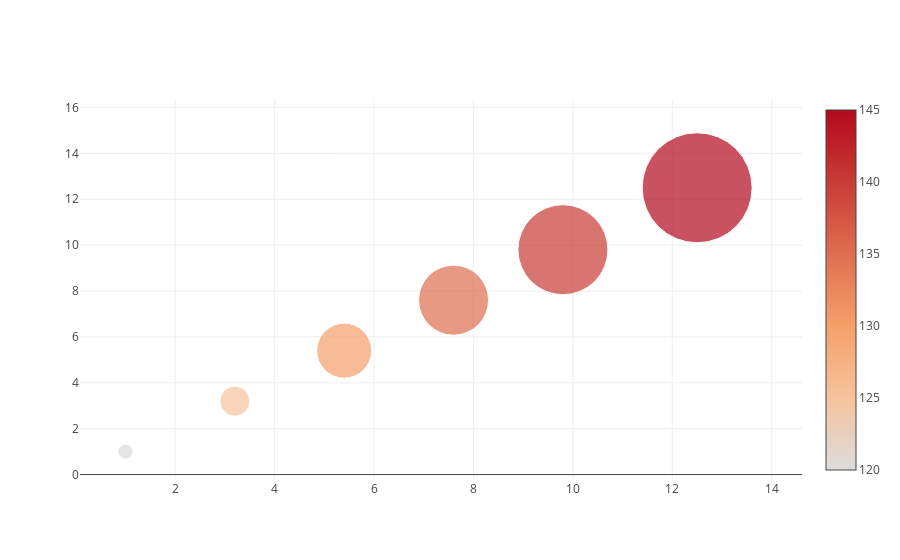

Notebook source saved alongside this figure:
### Markdown cell above
# Bubble Charts with Colorscale

### Code cell
data = [
    {
        'x': [1, 3.2, 5.4, 7.6, 9.8, 12.5],
        'y': [1, 3.2, 5.4, 7.6, 9.8, 12.5],
        'mode': 'markers',
        'marker': {
            'color': [120, 125, 130, 135, 140, 145],
            'size': [15, 30, 55, 70, 90, 110],
            'showscale': True
        }
    }
]
plotly.offline.iplot(data, filename='scatter-colorscale')

### Figure 1 — Plotly figure (JSON) as saved in the notebook; plotly's stock layout.template omitted (floating-point values rounded to 4 significant figures)
{"data": [{"marker": {"color": [120, 125, 130, 135, 140, 145], "showscale": true, "size": [15, 30, 55, 70, 90, 110]}, "mode": "markers", "type": "scatter", "uid": "edfe47a3-2b6b-4cff-a148-c00c7c9352ef", "x": [1, 3.2, 5.4, 7.6, 9.8, 12.5], "y": [1, 3.2, 5.4, 7.6, 9.8, 12.5]}], "layout": {}}
